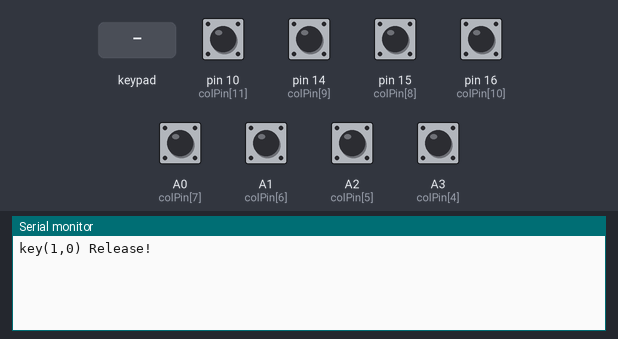
Recording of a sketch running on a simulated Arduino Leonardo, built with avr-gcc and run on an emulated ATmega32U4. Parts: the last lines printed to the serial monitor. Wiring (inferred from the names in the program): 4×3 keypad with keys 1 2 3 4 5 6 7 8 9 * 0 # (labels assumed): rows pin 5, pin 6, pin 7, pin 8; columns pin 2, pin 3, pin 4. The inputs (shaded band) are chosen by the test bench; at power-on: A0 (colPin[7]), A1 (colPin[6]), A2 (colPin[5]), A3 (colPin[4]), pin 10 (colPin[11]), pin 14 (colPin[9]), pin 15 (colPin[8]), pin 16 (colPin[10]) HIGH.

Above: at 1.2 s.
1.3 s: pin 10 (colPin[11]) pulled LOW for 0.15 s
At 1.43 s:
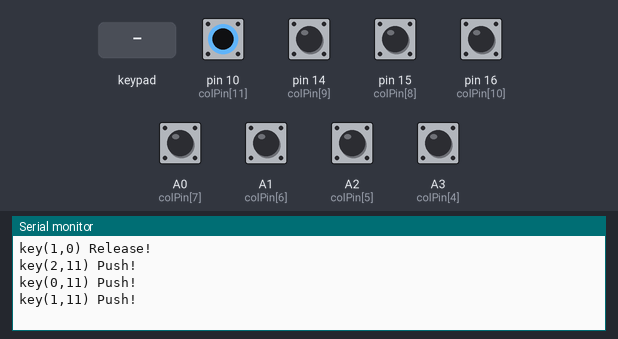
2.9 s: pin 16 (colPin[10]) pulled LOW for 0.15 s
At 3.27 s:
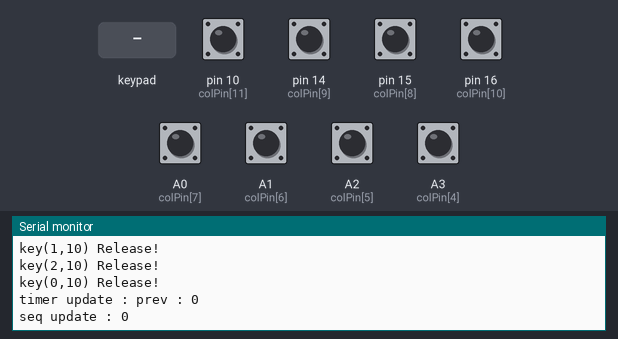
4.5 s: A3 (colPin[4]) pulled LOW for 0.15 s
6.1 s: key '6' pressed
At 6.22 s:
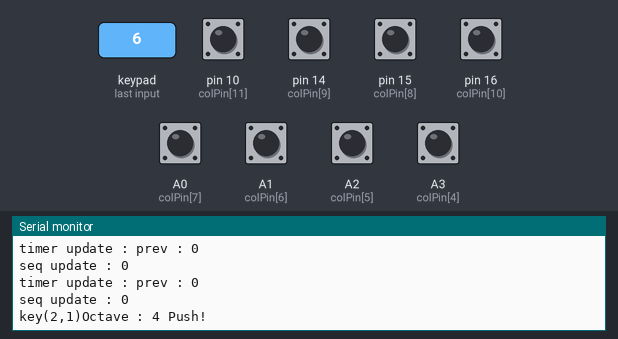
7.6 s: pin 16 (colPin[10]) pulled LOW for 1 s
At 9.5 s:
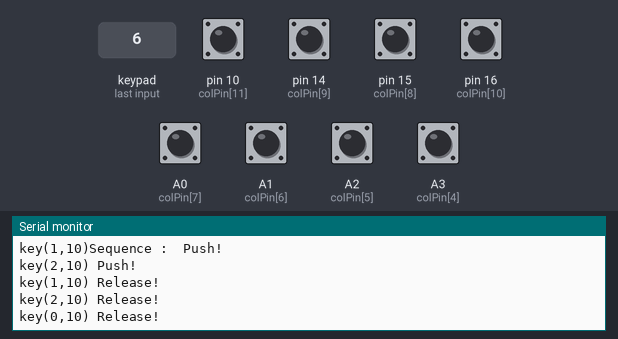
10.1 s: pin 14 (colPin[9]) pulled LOW for 0.15 s
At 11.3 s:
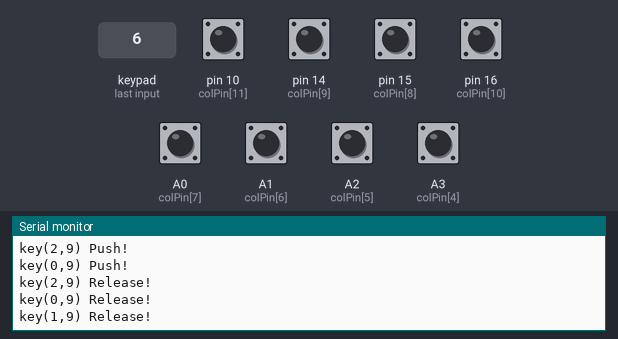
Timing chart, 0 to 12.7 s (numbered marks = the images above; inputs shaded):
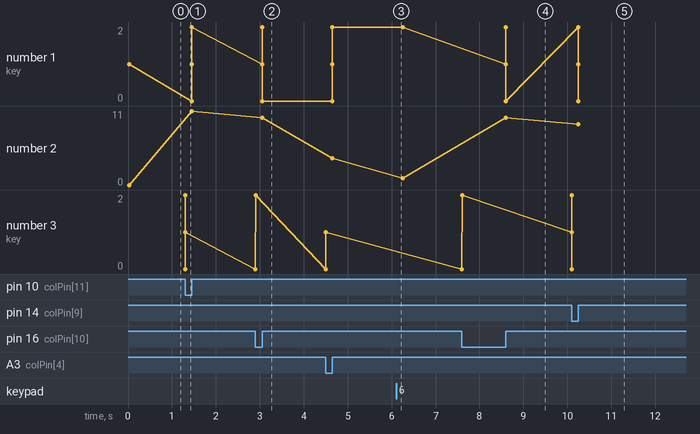

The sketch:

AcquaAlta.ino
```cpp
/*
  My home-brew MIDI Keyboard firmware「Aqua Arta.」
*/

#include "MIDIUSB.h"
#include <MsTimer2.h>

const int rowNum =  3;//キーボードの縦軸
const int colNum = 12;//キーボードの横軸
const int seq_lim = 16;//シーケンスのリミット
const int note_lim=17;//キーボード鍵盤のリミット
const byte key_in_buffer = 10;


// ピンの割当 for nomu30
const int rowPin[rowNum] = { 2, 3, 4} ;
//const int colPin[colNum] = { A3, A2, A1, A0, 15, 14,   16, 10, 8, 7, 6, 5 };
const int colPin[colNum] = { 5,6,7,8, A3, A2, A1, A0, 15,14,16,10 };

//CC番号の定義
const byte ctrlCc[5] = {64,//sustain
                        7,//MainVolume
                        11,//Expression
                        10,//PanPot
                        1//Modulation
};
const byte ctrlValue[12] = {0,12,24,36,48,64,
                            76,88,100,112,124,127};

//キーの機能割当
const byte keyFunctionMap[rowNum][colNum] = {
  /*
  - □ □ □ □ □ □ □ □ □ □ □
  ■ □ □ □ □ □ □ □ □ □  ■ -
   ■ □ □ □ □ □ □ □ ■ - - -
  */
  {0,2,4,0,    7,9,11,0,   14,16,0,0 },
  {1,3,5,6,    8,10,12,13,  15,17,22,0 },
  {27,18,19,20, 21,0,25,26,   24,0,0,0 }
};

/*
  0:なし
  1-17:鍵盤
  18/19:オクターブ変更
  20/21:Velocity変更
  22:シーケンス開始/停止
  23:シーケンス（現状）削除
  24:録音トグル
  25/26:シーケンスの移動
*/

// 押されたキーの情報を管理するための配列
bool currentState[rowNum][colNum];
bool beforeState[rowNum][colNum];
byte currentNote[rowNum][colNum];

byte keyCount[rowNum][colNum];


//利用変数。
int row, col;
byte note = 0;
byte oct_shift = 5;
byte vel_shift=10;
int velocity=100;

byte seq_on = 0;
byte before_seq_on=0;
byte seq_wait;

byte prev_seq = 0;
byte curr_seq = 0;
int bpm = 120;//60-240
bool rec_on = false;
bool shift_on = false;
byte send_cc_no= 64;

byte seq_count = 0;//const int seq_lim = 16;//シーケンスのリミット

//int holdMilliSec[note_lim];

//シーケンサ情報。17音ポリフォニックで持つ
byte seq_note[note_lim][seq_lim] = {
                            {255,255,255,255, 255,255,255,255,
                            255,255,255,255, 255,255,255,255 },
                            {255,255,255,255, 255,255,255,255,
                            255,255,255,255, 255,255,255,255 },
                            {255,255,255,255, 255,255,255,255,
                            255,255,255,255, 255,255,255,255 },
                            {255,255,255,255, 255,255,255,255,
                            255,255,255,255, 255,255,255,255 },
                            {255,255,255,255, 255,255,255,255,
                            255,255,255,255, 255,255,255,255 },
                            {255,255,255,255, 255,255,255,255,
                            255,255,255,255, 255,255,255,255 },
                            {255,255,255,255, 255,255,255,255,
                            255,255,255,255, 255,255,255,255 },
                            {255,255,255,255, 255,255,255,255,
                            255,255,255,255, 255,255,255,255 },
                            {255,255,255,255, 255,255,255,255,
                            255,255,255,255, 255,255,255,255 },
                            {255,255,255,255, 255,255,255,255,
                            255,255,255,255, 255,255,255,255 },
                            {255,255,255,255, 255,255,255,255,
                            255,255,255,255, 255,255,255,255 },
                            {255,255,255,255, 255,255,255,255,
                            255,255,255,255, 255,255,255,255 },//12
                           {255,255,255,255, 255,255,255,255,
                            255,255,255,255, 255,255,255,255 },
                            {255,255,255,255, 255,255,255,255,
                            255,255,255,255, 255,255,255,255 },
                            {255,255,255,255, 255,255,255,255,
                            255,255,255,255, 255,255,255,255 },
                            {255,255,255,255, 255,255,255,255,
                            255,255,255,255, 255,255,255,255 },
                            {255,255,255,255, 255,255,255,255,
                            255,255,255,255, 255,255,255,255 },//17
                            };
//シーケンサのVelocity情報。17音ポリ想定
byte seq_vel[note_lim][seq_lim] = {
                            {100,100,100,100, 100,100,100,100,
                            100,100,100,100, 100,100,100,100 },
                            {100,100,100,100, 100,100,100,100,
                            100,100,100,100, 100,100,100,100 },
                            {100,100,100,100, 100,100,100,100,
                            100,100,100,100, 100,100,100,100 },
                            {100,100,100,100, 100,100,100,100,
                            100,100,100,100, 100,100,100,100 },
                            {100,100,100,100, 100,100,100,100,
                            100,100,100,100, 100,100,100,100 },
                            {100,100,100,100, 100,100,100,100,
                            100,100,100,100, 100,100,100,100 },
                            {100,100,100,100, 100,100,100,100,
                            100,100,100,100, 100,100,100,100 },
                            {100,100,100,100, 100,100,100,100,
                            100,100,100,100, 100,100,100,100 },
                            {100,100,100,100, 100,100,100,100,
                            100,100,100,100, 100,100,100,100 },
                            {100,100,100,100, 100,100,100,100,
                            100,100,100,100, 100,100,100,100 },
                            {100,100,100,100, 100,100,100,100,
                            100,100,100,100, 100,100,100,100 },
                            {100,100,100,100, 100,100,100,100,
                            100,100,100,100, 100,100,100,100 },
                            {100,100,100,100, 100,100,100,100,
                            100,100,100,100, 100,100,100,100 },
                            {100,100,100,100, 100,100,100,100,
                            100,100,100,100, 100,100,100,100 },
                            {100,100,100,100, 100,100,100,100,
                            100,100,100,100, 100,100,100,100 },
                            {100,100,100,100, 100,100,100,100,
                            100,100,100,100, 100,100,100,100 },
                            {100,100,100,100, 100,100,100,100,
                            100,100,100,100, 100,100,100,100 },
                            };

//音を伸ばす対応のために確保した「今ならしてる音」を格納する配列
byte now_seq[note_lim] = {255,255,255,255,255, 255,255,255,255,255,
                          255,255,255,255,255, 255,255
                         };

unsigned long prev=0,interval=0;

void setup() {
  // Serial.begin(115200);

  //デバッグ用のシリアル
  Serial.begin(31250);

  // 行単位の制御ピンの初期化
  for ( row = 0; row < rowNum; row++) {
    pinMode(rowPin[row], OUTPUT);
    delay(10);
    digitalWrite(rowPin[row], HIGH);
  }

  // 列情報読込みピンの初期化
  for ( col = 0; col < colNum; col++) {
    pinMode(colPin[col], INPUT_PULLUP);
  }

  // 読み取ったキーの情報を記録しておく配列を初期化する。
  for (row = 0; row < rowNum; row++) {
    for ( col = 0; col < colNum; col++) {
      currentState[row][col] = HIGH;
      beforeState[row][col] = HIGH;
      currentNote[rowNum][colNum] = 0;
      keyCount[row][col]=0;
    }
  }
  prev = millis();

  //タイマー起動(1秒に100/4=250回くらいのループ想定)
  MsTimer2::set(4, seqLoop); // 500ms period
  MsTimer2::start();

  interval = 100;   // 実行周期を設定
}

void seqLoop(){
  unsigned long curr = millis();


  //シーケンス処理
  if( seq_on ==1 ){
    //Serial.print("timer function : ");
    //Serial.print(curr-prev);
    if ((curr - prev) >= interval-24) {  // 前回実行時刻から実行周期以上経過していたら

      byte temp_curr_seq = (curr_seq+1>seq_count)?0:curr_seq+1;

      for( byte i=0; i<17; i++){
        if( seq_note[i][temp_curr_seq] != 255){
          // ノートOFFとONを発する
          noteOff(0, now_seq[i], seq_vel[i][curr_seq] );   // Channel 0, note, normal velocity
        }
      }
      MidiUSB.flush();

      if ((curr - prev) >= interval){
        // do periodic tasks            // 周期処理を実行
        prev = curr;                    // 前回実行時刻を現在時刻で更新

        Serial.print("timer update : ");

        //前シーケンスの情報持っておく（多分今のシーケンス情報だけでもいいと思うけど一応）
        prev_seq = curr_seq;

        //シーケンス加算
        curr_seq++;

        //加算したシーケンスが16以内に収まるように調整
        curr_seq = (curr_seq>seq_count)?0:curr_seq;

        for( byte i=0; i<17; i++){
          //255=OFFにする
          if( seq_note[i][curr_seq] != 255){
            noteOn(0, seq_note[i][curr_seq], seq_vel[i][curr_seq] );   // Channel 0, note, normal velocity
            now_seq[i] = seq_note[i][curr_seq];
          }
        }
        MidiUSB.flush();

        Serial.print("prev : ");
        Serial.println(prev_seq);
        Serial.print("seq update : ");
        Serial.println(curr_seq);
      }
    }
    //Serial.println("end:");
  }
  else{
    if( before_seq_on != seq_on){
      seqStop();
    }
  }

  before_seq_on = seq_on;
}

void seqStart(){
  //シーケンス開始。
  seq_on=1;
  curr_seq=0;

  //タイマーの値を入力する。
  prev = millis();
  //シーケンスの間隔を計算する。

  //60000(msec) ÷ BPM=4分音符の長さ
  //よって、更に4で割ればシーケンス（16ティック）の長さになる
  interval = 60000/bpm/4;   // 実行周期を設定
  Serial.println(interval);

  for( byte i=0; i<17; i++){
    if( seq_note[i][curr_seq] != 255 ){
      noteOn(0, seq_note[i][curr_seq], seq_vel[i][curr_seq]);   // Channel 0, note, normal velocity
      now_seq[i] = seq_note[i][curr_seq];
    }
  }
  MidiUSB.flush();
  Serial.print("sequence start: ");
  Serial.println(curr_seq);
}

void seqStop(){
  for( byte i=0; i<17; i++){
    for( byte j=0;j<16; j++)
    {

      if( now_seq[i] != 255 ){
        noteOff(0,now_seq[i] , seq_vel[i][j]);   // Channel 0, note, normal velocity
      }
    }
    MidiUSB.flush();
    now_seq[i] = 255;
    //delay(10);
  }
  MidiUSB.flush();
}

void loop() {
  // コントロールキーの読み取り
  row = rowNum;

  // 音階キーの読取りと発音
  for (row = 0; row < rowNum; row++) {

    //一度ピンを全部ローにする（差分を確認するのが目的じゃないかな）
    digitalWrite( rowPin[row], LOW );
    for ( col = 0; col < colNum; col++) {
      //
      currentState[row][col] = digitalRead(colPin[col]);
      if ( currentState[row][col] != beforeState[row][col] ) {

        Serial.print("key(");
        Serial.print(row);
        Serial.print(",");
        Serial.print(col);
        Serial.print(")");

        //high→Lowになった時のみ処理
        if ( currentState[row][col] == LOW && keyCount[row][col]>key_in_buffer ) {
          //note = noteKeyMap[row][col] + oct_shift;
          keyCount[row][col]=0;

          if( keyFunctionMap[row][col] != 0){
            /*
              {0,2,4,0,    7,9,11,0,   14,16,0,0 },
              {1,3,5,6,    8,10,12,13,  15,17,22,0 },
              {27,18,19,20, 21,0,25,26,   24,0,0,0 }

              0:割当なし
              1-17:鍵盤
              18/19:オクターブ変更
              20/21:Velocity変更
              22:シーケンス再生
              23:なし
              24:録音シフトキー
              25:シーケンス削除
              26:シーケンス増加
              27:シフトキー
              */
            //鍵盤演奏(func =1～17)
            if(keyFunctionMap[row][col] <=17){
              if(shift_on==true){
                //CC送信
                //controlChange(byte channel, byte control, byte value)
                if( keyFunctionMap[row][col] <=12){
                  //CC送信する
                  byte dat = 127/12*keyFunctionMap[row][col];
                  controlChange(0,send_cc_no,dat);
                }else{
                  //controlChange番号の変更
                  send_cc_no = ctrlCc[keyFunctionMap[row][col]-13];
                }
              }else{
                //鍵盤演奏
                NoteCalc();
                //note = keyFunctionMap[row][col]+oct_shift*12;
                note = (note>128)?127:note;

                velocity = 10*vel_shift;
                velocity = (velocity>128)?127:
                          velocity;

                //シーケンス記録をおこなう
                if( rec_on == true){
                  seq_note[ keyFunctionMap[row][col]-1 ][seq_count] = note;
                  seq_vel[keyFunctionMap[row][col]-1][seq_count] = velocity;
                }
                //ノートのコントロールを行う。（再生）
                NoteControl(0,note, velocity);
              }
            }
            //オクターブ変更
            else if(keyFunctionMap[row][col] <=19){
              Serial.print("Octave : ");

              OctaveShift(keyFunctionMap[row][col]-18);
              Serial.print(oct_shift);
            }
            //Velocity変更
            else if(keyFunctionMap[row][col] <=21){
              Serial.print("Velocity : ");

              VelocityChange(keyFunctionMap[row][col]-20);
              Serial.print(vel_shift);
            }
            //シーケンス再生/停止
            else if(keyFunctionMap[row][col] == 22){
              Serial.print("Sequence : ");

              //1回押すごとに再生と停止を切り替える
              if( seq_on == 0){
                //Serial.print("start ");
                seq_on = 1;
                seqStart();
              }else{
                //Serial.print("stop ");
                seq_on = 0;
                //seqStop();
              }
            }/*
            else if(keyFunctionMap[row][col] == 23){
              Serial.print("AllStop : ");
              //暫定対応。
              midiEventPacket_t noteOff = {0x0B, 0xB0 | 0, 120, 0};
              MidiUSB.sendMIDI(noteOff);
            }*/
            //録音キー
            else if(keyFunctionMap[row][col] == 24){
              rec_on=true;
            }
            //シーケンス削除キー
            else if(keyFunctionMap[row][col] == 25){
              if( rec_on == true){
                seqErase();
              }else{
              //今のカラム消去
                seqColumnErase(&seq_count);
              }
            }
            //次のシーケンス移行
            else if(keyFunctionMap[row][col] == 26){
              seq_count = (seq_count+1>=16)?15:seq_count+1;
            }
            //シフトキー
            else if(keyFunctionMap[row][col] == 27){
              shift_on=true;
            }
          }

          //今となっては不要かもの記述。
          currentNote[row][col] = note;

          //MIDI命令を送信する
          MidiUSB.flush();

          Serial.println(" Push!");
          //  Keyboard.press( keyMap[row][col] );
        } else {
          //鍵盤を離したときの処理
          if( keyFunctionMap[row][col] != 0 && keyCount[row][col]>key_in_buffer ){
            keyCount[row][col]=0;

            if(keyFunctionMap[row][col] <=17){
              //鍵盤については離すといずれのケースも音を止めるようにした。
              //if(shift_on==false)
              {
                NoteCalc();
                //note = keyFunctionMap[row][col]+oct_shift*12;
                note = (note>128)?127:note;

                velocity = 10*vel_shift;
                velocity = (velocity>128)?127:velocity;

                NoteControl(1,note, velocity);
              }
            }
            //録音キー離したら録音モード解除
            else if(keyFunctionMap[row][col] == 24){
              rec_on=false;
            }
            //シフトキー離したらシフト解除
            else if(keyFunctionMap[row][col] == 27){
              shift_on=false;
            }
          }

          MidiUSB.flush();
          Serial.println(" Release!");
          //  Keyboard.release( keyMap[row][col] );
        }
        //
        beforeState[row][col] = currentState[row][col];
      }

      keyCount[row][col]= (keyCount[row][col]>=254)?254:keyCount[row][col]+1;
    }
    digitalWrite( rowPin[row], HIGH );
  }
}

void seqErase(){
  //
  for(byte i=0;i<17; i++){
    for( byte j=0; j<16; j++){
      seq_note[i][j] = 255;
      seq_vel[i][j] = 100;
    }
  }

  //カウンタも戻す。
  seq_count=0;
}

void seqColumnErase( byte *erase_col){
  for( byte i=0; i<17; i++){
      seq_note[i][*erase_col] = 255;
      seq_vel[i][*erase_col] = 100;
  }
}

void NoteCalc(){
  note = keyFunctionMap[row][col]+oct_shift*12-1;
}

void NoteControl( byte flag, byte note, byte velocity ){
  if( flag == 0){
      noteOn(0, note, velocity);   // Channel 0, note, normal velocity
  }
  else if( flag ==1 ){
      noteOff(0, note, velocity);   // Channel 0, note, normal velocity
  }
}

void OctaveShift( byte flag ){
  byte tmp_oct = oct_shift;
  tmp_oct = (flag ==1)?tmp_oct+1:
              (flag ==0)?tmp_oct-1:
              tmp_oct;

  oct_shift = (tmp_oct<1)?oct_shift:
              (tmp_oct>8)?oct_shift:
              tmp_oct;
}

void VelocityChange( byte flag ){
  byte tmp_vel = vel_shift;
  tmp_vel = (flag ==1)?tmp_vel+1:
              (flag ==0)?tmp_vel-1:
              tmp_vel;

//境界値条件
  vel_shift = (tmp_vel<1 )?vel_shift:
              (tmp_vel>11)?vel_shift:
              tmp_vel;
}


void noteOn(byte channel, byte pitch, byte velocity) {
  midiEventPacket_t noteOn = {0x09, 0x90 | channel, pitch, velocity};
  MidiUSB.sendMIDI(noteOn);
}
// First parameter is the event type (0x09 = note on, 0x08 = note off).
// Second parameter is note-on/note-off, combined with the channel.
// Channel can be anything between 0-15. Typically reported to the user as 1-16.
// Third parameter is the note number (48 = middle C).
// Fourth parameter is the velocity (64 = normal, 127 = fastest).
void noteOff(byte channel, byte pitch, byte velocity) {
  midiEventPacket_t noteOff = {0x08, 0x80 | channel, pitch, velocity};
  MidiUSB.sendMIDI(noteOff);
}

// First parameter is the event type (0x0B = control change).
// Second parameter is the event type, combined with the channel.
// Third parameter is the control number number (0-119).
// Fourth parameter is the control value (0-127).

void controlChange(byte channel, byte control, byte value) {
  midiEventPacket_t event = {0x0B, 0xB0 | channel, control, value};
  MidiUSB.sendMIDI(event);
}
```

Measured:
- after the input at 1.3 s, the serial monitor: prints a new line at once (image 1)
- after the input at 2.9 s, the serial monitor: prints a new line at once (image 2)
- after the input at 6.1 s, the serial monitor: prints a new line at once (image 3)
- after the input at 7.6 s, the serial monitor: prints a new line at once (image 4)
- after the input at 10.1 s, the serial monitor: prints a new line at once (image 5)
- plotted number 1: 1 → 2 after the input at 1.3 s
- plotted number 2: 0 → 11 after the input at 1.3 s, 11 → 10 after the input at 2.9 s, 10 → 4 after the input at 4.5 s, 1 → 10 after the input at 7.6 s, 10 → 9 after the input at 10.1 s
